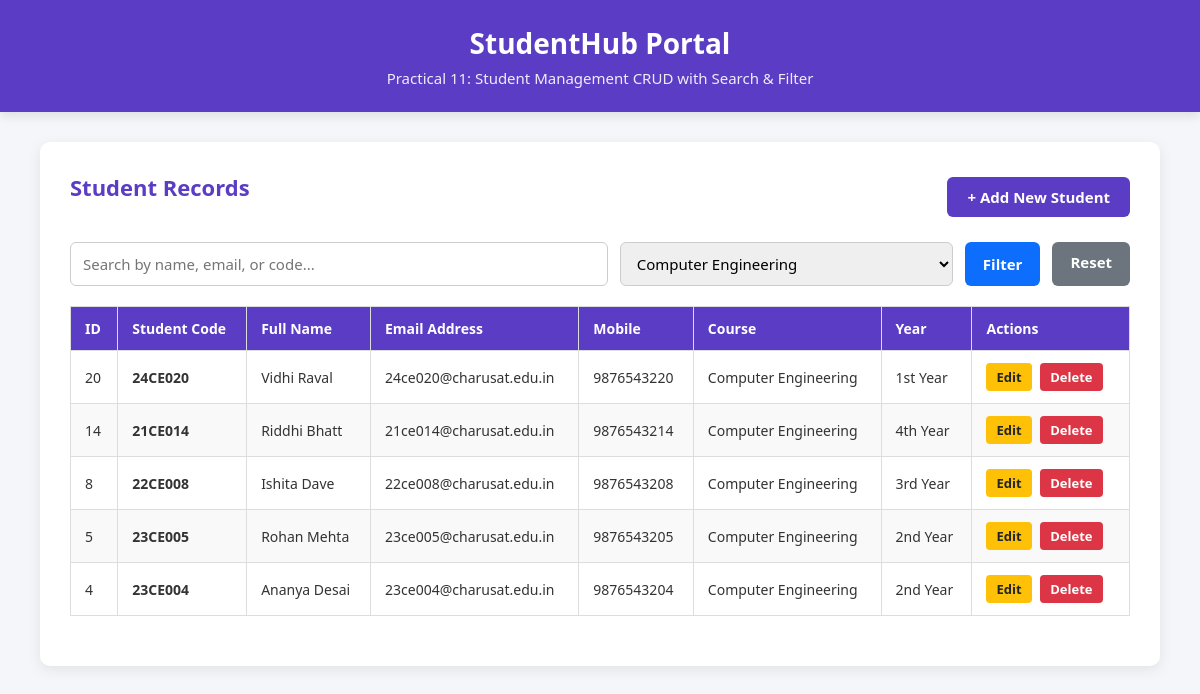
/index.php?course=Computer Engineering, run on the app's committed database.
### tables this page shows
CREATE TABLE IF NOT EXISTS students (
    student_id INT AUTO_INCREMENT PRIMARY KEY,
    student_code VARCHAR(20) NOT NULL UNIQUE,
    name VARCHAR(100) NOT NULL,
    email VARCHAR(100) NOT NULL UNIQUE,
    mobile VARCHAR(20) NOT NULL,
    course VARCHAR(50) NOT NULL,
    year VARCHAR(20) NOT NULL,
    created_at TIMESTAMP DEFAULT CURRENT_TIMESTAMP
);

### index.php (the view, shortened to what this page needs)
<?php
require_once "db.php";
$search = trim($_GET["search"] ?? "");
$courseFilter = trim($_GET["course"] ?? "");
$sql = "SELECT * FROM students WHERE 1=1";
$params = [];
$types = "";
if (!empty($courseFilter)) {
    $sql .= " AND course = ?";
    $params[] = $courseFilter;
    $types .= "s";
}
$sql .= " ORDER BY student_id DESC";
$stmt = $conn->prepare($sql);
if (!empty($params)) {
    $stmt->bind_param($types, ...$params);
}
$stmt->execute();
$result = $stmt->get_result();
?>
<!DOCTYPE html>
<html lang="en">
<head>
    <link rel="stylesheet" href="style.css">
</head>
<body>
    <div class="header">
        <h1>StudentHub Portal</h1>
        <p>Practical 11: Student Management CRUD with Search & Filter</p>
    </div>
    <div class="container container-wide">
        <div class="card">
            <div class="table-header">
                <h2>Student Records</h2>
                <a href="add_student.php" class="btn btn-primary">+ Add New Student</a>
            </div>
            <form action="index.php" method="GET" class="filter-form">
                <input type="text" name="search" placeholder="Search by name, email, or code..." value="<?php echo htmlspecialchars($search); ?>">
                <select name="course">
                    <option value="Computer Engineering" <?php echo $courseFilter === "Computer Engineering" ? "selected" : ""; ?>>Computer Engineering</option>
                </select>
                <button type="submit" class="btn btn-search">Filter</button>
                <?php if (!empty($search) || !empty($courseFilter)): ?>
                    <a href="index.php" class="btn btn-reset">Reset</a>
                <?php endif; ?>
            </form>
            <div class="table-responsive">
                <table>
                    <thead>
                        <tr>
                            <th>ID</th>
                            <th>Student Code</th>
                            <th>Full Name</th>
                            <th>Email Address</th>
                            <th>Mobile</th>
                            <th>Course</th>
                            <th>Year</th>
                            <th>Actions</th>
                        </tr>
                    </thead>
                    <tbody>
                        <?php if ($result && $result->num_rows > 0): ?>
                            <?php while ($row = $result->fetch_assoc()): ?>
                                <tr>
                                    <td><?php echo $row["student_id"]; ?></td>
                                    <td><strong><?php echo htmlspecialchars($row["student_code"]); ?></strong></td>
                                    <td><?php echo htmlspecialchars($row["name"]); ?></td>
                                    <td><?php echo htmlspecialchars($row["email"]); ?></td>
                                    <td><?php echo htmlspecialchars($row["mobile"]); ?></td>
                                    <td><?php echo htmlspecialchars($row["course"]); ?></td>
                                    <td><?php echo htmlspecialchars($row["year"]); ?></td>
                                    <td class="action-cell">
                                        <a href="edit_student.php?id=<?php echo $row["student_id"]; ?>" class="btn-sm btn-edit">Edit</a>
                                        <a href="delete_student.php?id=<?php echo $row["student_id"]; ?>" class="btn-sm btn-delete" onclick="return confirm('Are you sure you want to delete this student record?');">Delete</a>
                                    </td>
                                </tr>
                            <?php endwhile; ?>
                        <?php else: ?>
                            <tr>
                                <td colspan="8" style="text-align: center;">No matching student records found.</td>
                            </tr>
                        <?php endif; ?>
                    </tbody>
                </table>
            </div>
        </div>
    </div>
</body>
</html>

### style.css (style rules this page uses)
* { margin: 0; padding: 0; box-sizing: border-box; font-family: "Segoe UI", Tahoma, Geneva, Verdana, sans-serif; }
body { background-color: #f4f6f9; color: #333333; padding-bottom: 40px; }
.header { background-color: #5b3cc4; color: #ffffff; padding: 24px 20px; text-align: center; box-shadow: 0 4px 10px rgba(0, 0, 0, 0.1); }
.header h1 { font-size: 28px; margin-bottom: 6px; }
.header p { font-size: 15px; opacity: 0.9; }
.container { max-width: 550px; margin: 30px auto; padding: 0 15px; }
.container-wide { max-width: 1150px; }
.card { background: #ffffff; padding: 30px; border-radius: 10px; box-shadow: 0 4px 14px rgba(0, 0, 0, 0.08); }
.card h2 { color: #5b3cc4; margin-bottom: 20px; font-size: 22px; }
input[type="text"], input[type="email"], input[type="tel"], select { width: 100%; padding: 10px 12px; border: 1px solid #cccccc; border-radius: 6px; font-size: 15px; outline: none; transition: border-color 0.2s; }
.btn { display: inline-block; padding: 10px 20px; border-radius: 6px; font-size: 15px; font-weight: 600; text-decoration: none; text-align: center; cursor: pointer; border: none; transition: 0.2s; }
.btn-primary { background-color: #5b3cc4; color: #ffffff; width: 100%; }
.table-header .btn-primary { width: auto; }
.table-header { display: flex; justify-content: space-between; align-items: center; margin-bottom: 20px; }
.filter-form { display: flex; gap: 12px; margin-bottom: 20px; }
.filter-form input { flex: 2; }
.filter-form select { flex: 1.2; }
.btn-search { background-color: #0d6efd; color: #fff; padding: 10px 18px; }
.btn-reset { background-color: #6c757d; color: #fff; padding: 10px 18px; }
.table-responsive { overflow-x: auto; margin-bottom: 20px; }
table { width: 100%; border-collapse: collapse; }
table th, table td { padding: 12px 14px; border: 1px solid #dddddd; text-align: left; font-size: 14px; }
table th { background-color: #5b3cc4; color: #ffffff; }
table tr:nth-child(even) { background-color: #f9f9f9; }
.action-cell { white-space: nowrap; }
.btn-sm { display: inline-block; padding: 5px 10px; border-radius: 4px; font-size: 13px; font-weight: 600; text-decoration: none; margin-right: 5px; }
.btn-edit { background-color: #ffc107; color: #212529; }
.btn-delete { background-color: #dc3545; color: #ffffff; }

### data on the page
students: student_id "20", student_code "24CE020", name "Vidhi Raval", email "24ce020@charusat.edu.in", mobile "9876543220", course "Computer Engineering", year "1st Year"
students: student_id "14", student_code "21CE014", name "Riddhi Bhatt", email "21ce014@charusat.edu.in", mobile "9876543214", course "Computer Engineering", year "4th Year"
students: student_id "8", student_code "22CE008", name "Ishita Dave", email "22ce008@charusat.edu.in", mobile "9876543208", course "Computer Engineering", year "3rd Year"
students: student_id "5", student_code "23CE005", name "Rohan Mehta", email "23ce005@charusat.edu.in", mobile "9876543205", course "Computer Engineering", year "2nd Year"
students: student_id "4", student_code "23CE004", name "Ananya Desai", email "23ce004@charusat.edu.in", mobile "9876543204", course "Computer Engineering", year "2nd Year"
